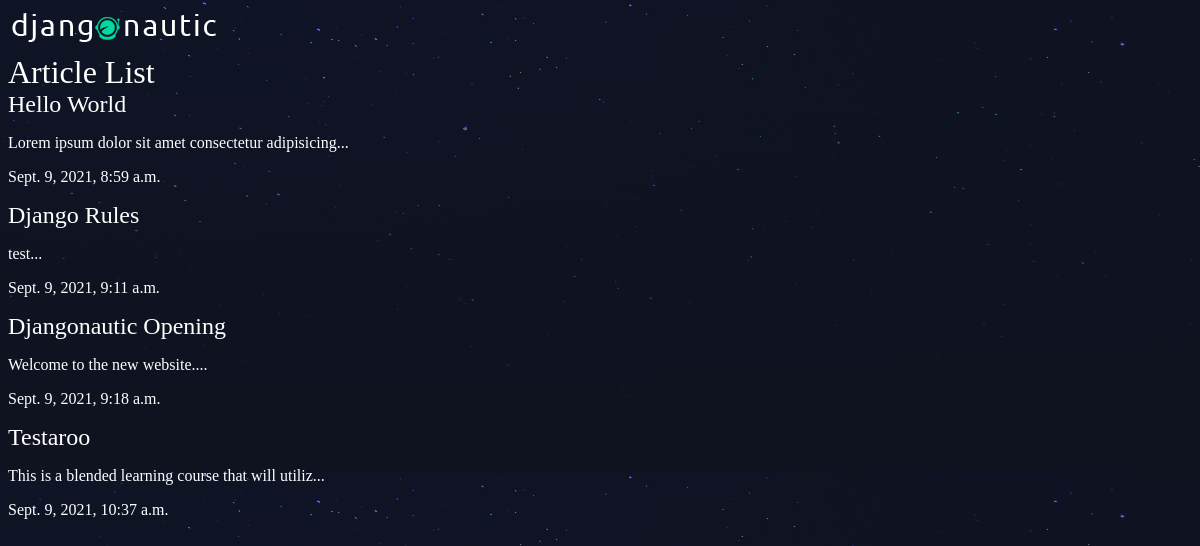
The page /articles/ on the database as committed earlier.
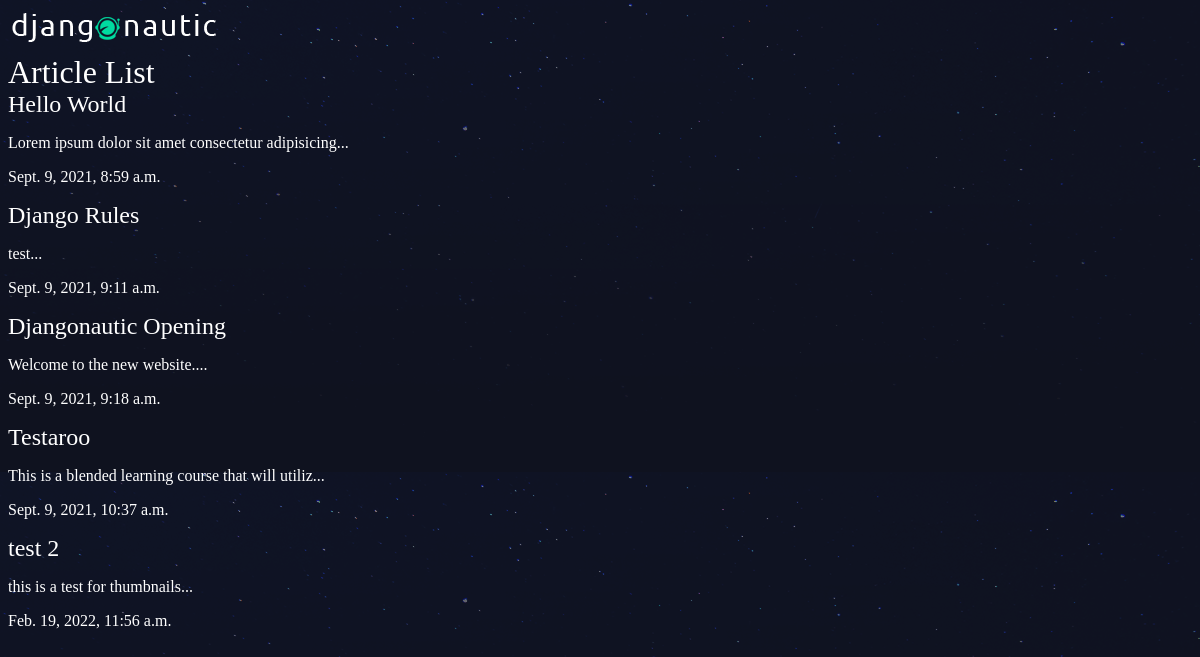
The same page on the database as committed later.
### articles/models.py (models this page shows, shortened)
class Article(models.Model):
    title = models.CharField(max_length=100)
    slug = models.SlugField()
    body = models.TextField()
    date = models.DateTimeField(auto_now_add=True)
    thumb = models.ImageField(default='default.png', blank=True)
    def snippet(self):
        return f"{self.body[:50]}..."

### articles/views.py (the view)
# urls.py: path('articles/', views.articles_list, name="list"),
def articles_list(request):
    articles = Article.objects.all().order_by('date')
    return render(request, 'articles/article_list.html', {'articles': articles})

### articles/templates/articles/article_list.html (shortened to what this page needs)
{% extends 'base_layout.html' %}
{% block content %}
<h1 id="title">Article List</h1>
<div class="articles">
    {% for article in articles %}
        <div class="article">
            <h2><a href="{% url 'articles:detail' slug=article.slug %}">{{ article.title }}</a></h2>
            <p>{{ article.snippet }}</p>
            <p>{{ article.date }}</p>
       </div>
    {% endfor %}
{% endblock content %}

Rows that differ between the two databases and show on the page:
added Article: title "test 2", snippet "this is a test for thumbnails...", date "Feb. 19, 2022, 11:56 a.m."
